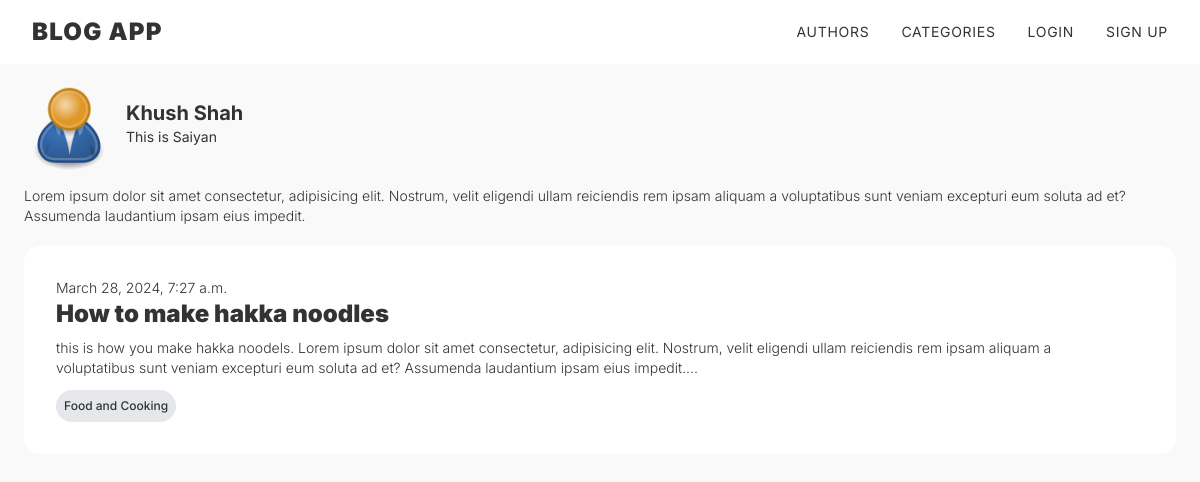
The page /authors/profile/ea3f6fe2-349e-41eb-aca5-f5563264a706/ on the database as committed earlier.
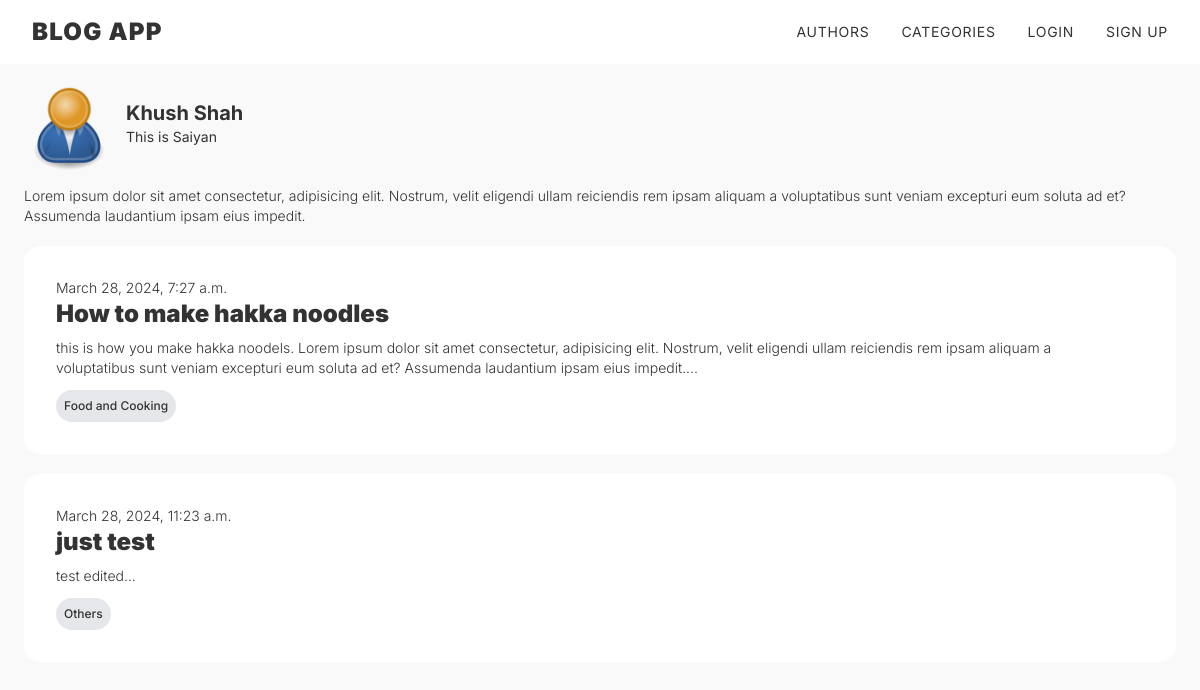
The same page on the database as committed later.
### blogs/models.py (models this page shows, shortened)
class Blog(models.Model):
    owner = models.ForeignKey(Profile, null=True, blank=True, on_delete=models.SET_NULL)
    title = models.CharField(max_length=200)
    description = models.TextField(null=True, blank=True)
    category = models.ForeignKey('Category', null=True, blank=True, on_delete=models.SET_NULL)
    featured_image = models.ImageField(null=True, blank=True, default="default.jpg")
    tags = models.ManyToManyField('Tag', blank=True)
    created = models.DateTimeField(auto_now_add=True)
    id = models.UUIDField(default=uuid.uuid4, unique=True, primary_key=True, editable=False)

class Category(models.Model):
    name = models.CharField(max_length=200)
    description = models.TextField(null=True, blank=True)
    created = models.DateTimeField(auto_now_add=True)
    id = models.UUIDField(default=uuid.uuid4, unique=True, primary_key=True, editable=False)
    def __str__(self):
        return self.name

### users/views.py (the view)
# urls.py: path('profile/<str:pk>/', views.userProfile, name = "user-profile"),
def userProfile(request, pk):
    profile = Profile.objects.get(id=pk)
    context = {
        "profile": profile
    }
    return render (request, 'users/user_profile.html', context)

### users/templates/users/user_profile.html (shortened to what this page needs)
{% extends 'main.html' %}
{% block content %}
    <div class="mt-5">
        <div class="flex items-center mb-3">
            <div>
                <img style="width: 90px; height: 90px;" class="rounded-full object-fill" src="{{ profile.profile_image.url }}" alt="image" />
            </div>
            <div class="ml-3">
                <div class="text-xl font-bold">
                    {{ profile.name }}
                </div>
                <div class="mb-3 text-sm">{{ profile.short_intro }}</div>
            </div>
        </div>
        <div class="text-sm mb-5 font-light">
            {{ profile.bio }}
        </div>
        <div>
            {% for blog in profile.blog_set.all %}
                <a href="{% url 'blog' blog.id %}">
                    <div class="bg-white p-8 mb-5 rounded-2xl">
                        <div class="flex items-center text-sm">
                            <div class="font-light">
                                {{ blog.created }}
                            </div>
                        </div>
                        <a href="{% url 'blog' blog.id %}">
                            <div class="flex items-center mb-3">
                                <div class="pr-2">
                                    <div class="font-black text-2xl mb-2">{{ blog.title }}</div>
                                    <div class="text-sm font-light">
                                        {{ blog.description|slice:"300"|safe }}...
                                    </div>
                                </div>
                            </div>
                        </a>
                        <div class="text-xs font-medium bg-gray-200 p-2 rounded-2xl w-fit">
                            <a href="{% url 'category' blog.category.id %}">
                                {{ blog.category|safe }}
                            </a>
                        </div>
                    </div>
                </a>
            {% endfor %}
        </div>
    </div>
{% endblock content %}

Rows that differ between the two databases and show on the page:
added Blog: created "March 28, 2024, 11:23 a.m.", title "just test", description "test edited", category "Others"
